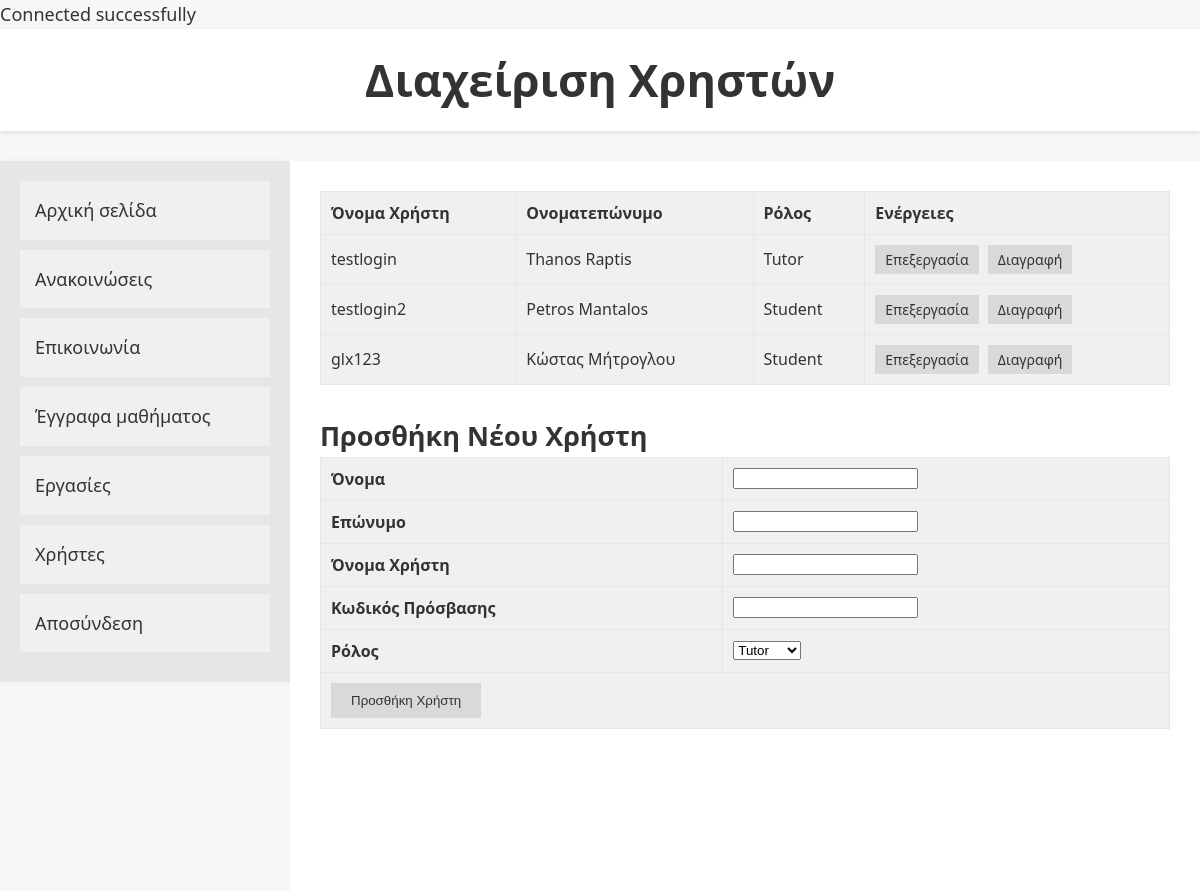
Page /users_tutor.php on the committed database.
### tables this page shows
CREATE TABLE `users` (
  `id` int(11) NOT NULL,
  `name` varchar(50) DEFAULT NULL,
  `surname` varchar(50) DEFAULT NULL,
  `loginame` varchar(100) DEFAULT NULL,
  `password` varchar(255) DEFAULT NULL,
  `role` enum('Tutor','Student') NOT NULL
);

### users_tutor.php (the view, shortened to what this page needs)
<?php
include 'db_connection.php';
$sql = "SELECT id, name, surname, loginame, role FROM users";
$result = $conn->query($sql);
$users = [];
if ($result->num_rows > 0) {
    while ($row = $result->fetch_assoc()) {
        $users[] = $row;
    }
}
?>
<!DOCTYPE html>
<html lang="el">
<head>
</head>
<body>
<h1>Διαχείριση Χρηστών</h1>
<div id="container">
    <div id="sidebar">
        <ul>
            <li><a href="index_tutor.php">Αρχική σελίδα</a></li>
            <li><a href="announcement_tutor.php">Ανακοινώσεις</a></li>
            <li><a href="communication.php">Επικοινωνία</a></li>
            <li><a href="documents_tutor.php">Έγγραφα μαθήματος</a></li>
            <li><a href="homework_tutor.php">Εργασίες</a></li>
            <li><a href="users_tutor.php">Χρήστες</a></li>
            <li><a href="login.php">Αποσύνδεση</a></li>
        </ul>
    </div>
    <div id="main-content">
        <div class="content">
            <table>
                <thead>
                    <tr>
                        <th>Όνομα Χρήστη</th>
                        <th>Ονοματεπώνυμο</th>
                        <th>Ρόλος</th>
                        <th>Ενέργειες</th>
                    </tr>
                </thead>
                <tbody>
                    <?php foreach ($users as $user): ?>
                        <tr>
                            <td><?php echo htmlspecialchars($user['loginame']); ?></td>
                            <td><?php echo htmlspecialchars($user['name'] . " " . $user['surname']); ?></td>
                            <td><?php echo htmlspecialchars($user['role']); ?></td>
                            <td class="user-buttons">
                            <a href="edit_user.php?id=<?php echo $user['id']; ?>" class="user-button">Επεξεργασία</a>
                            <a href="users_tutor.php?delete_id=<?php echo $user['id']; ?>" class="user-button">Διαγραφή</a>
                            </td>
                        </tr>
                    <?php endforeach; ?>
                </tbody>
            </table>
            <br>
            <h2>Προσθήκη Νέου Χρήστη</h2>
            <form action="users_tutor.php" method="post" enctype="multipart/form-data">
                <table>
                    <tr>
                        <th>Όνομα</th>
                        <td><input type="text" name="name" required></td>
                    </tr>
                    <tr>
                        <th>Επώνυμο</th>
                        <td><input type="text" name="surname" required></td>
                    </tr>
                    <tr>
                        <th>Όνομα Χρήστη</th>
                        <td><input type="text" name="loginame" required></td>
                    </tr>
                    <tr>
                        <th>Κωδικός Πρόσβασης</th>
                        <td><input type="password" name="password" required></td>
                    </tr>
                    <tr>
                        <th>Ρόλος</th>
                        <td>
                            <select name="role" required>
                                <option value="Tutor">Tutor</option>
                            </select>
                        </td>
                    </tr>
                    <tr>
                        <td colspan="2">
                            <input type="submit" value="Προσθήκη Χρήστη">
                        </td>
                    </tr>
                </table>
            </form>
        </div>
    </div>
</div>
</body>
</html>

### users_tutor.php (style rules this page uses)
.user-buttons { margin-bottom: 10px; }
.user-button { text-decoration: none; padding: 5px 10px; background: #f0f0f0; color: #333; margin-right: 10px; display: inline-block; font-size: 14px; }
.user-buttons a { padding: 5px 10px; background-color: #d9d9d9; color: #333; text-decoration: none; margin-right: 5px; }
input[type="submit"] { background-color: #d9d9d9; color: #333; padding: 10px 20px; border: none; cursor: pointer; }
.user-button:last-child { margin-right: 0; }
table { width: 100%; border-collapse: collapse; }
table, th, td { border: 1px solid #e6e6e6; }
th, td { padding: 10px; text-align: left; }
th { background-color: #f0f0f0; color: #333; }
td { background-color: #f0f0f0; }
body, h1, h2, ul, li, a { margin: 0; padding: 0; list-style-type: none; text-decoration: none; }
body { font-family: 'Segoe UI', Tahoma, Geneva, Verdana, sans-serif; line-height: 1.6; font-size: 18px; color: #333; background-color: #f7f7f7; }
h1 { text-align: center; font-size: 2.5em; color: #333; background-color: #fff; padding: 15px 0; margin-bottom: 30px; box-shadow: 0 2px 5px rgba(0, 0, 0, 0.1); }
#container { display: flex; flex-wrap: wrap; min-height: calc(100vh - 70px); }
#sidebar { width: 250px; background: #e6e6e6; padding: 20px; height: 100%; box-shadow: -1px 0 5px rgba(0, 0, 0, 0.05); }
#sidebar ul li a { display: block; background: #f0f0f0; color: #333; padding: 15px; margin-bottom: 10px; transition: background-color 0.3s; }
#main-content { flex: 1; background-color: #fff; padding: 30px; }

### rows in the picture
users: loginame "testlogin", name+surname "Thanos Raptis", role "Tutor"
users: loginame "testlogin2", name+surname "Petros Mantalos", role "Student"
users: loginame "glx123", name+surname "Κώστας Μήτρογλου", role "Student"
